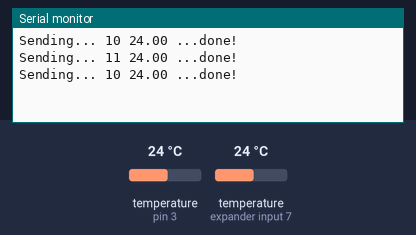
Simulated run of this sketch. Board: Arduino Uno, built with avr-gcc and run on an emulated ATmega328P. On the bench: the last lines printed to the serial monitor. Inputs (shaded band) come from the test bench; at power-on: temperature (sensors on pin 3, expander input 7) 24 °C. No radio packets arrive unless stated.

Above: at 11.3 s.
11.4 s: temperature (sensor on pin 3) set to 12 °C
At 16.9 s:
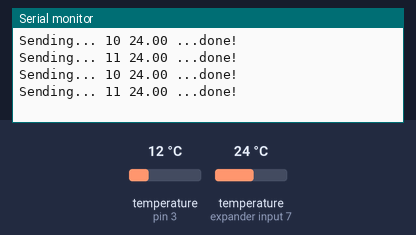
21.8 s: temperature (sensor on expander input 7) set to 12 °C
At 27.3 s:
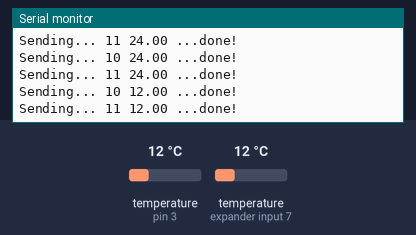
32.2 s: temperature (sensor on pin 3) set to 19 °C
At 37.6 s:
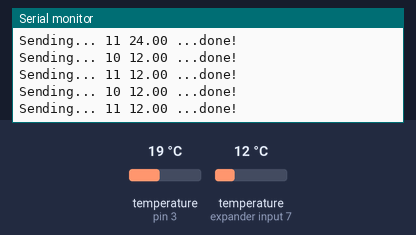
42.6 s: temperature (sensor on expander input 7) set to 19 °C
At 47.9 s:
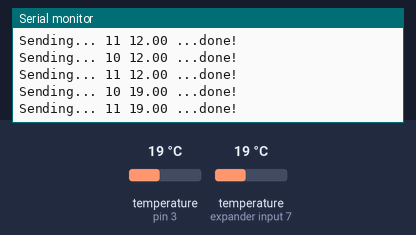
Timing chart, 0 to 49.4 s (numbered marks = the images above; inputs shaded):
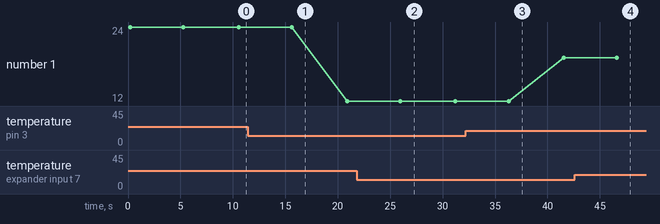

Measured:
- after the input at 21.8 s, the serial monitor: prints a new line after 4.2 s (image 2)
- after the input at 42.6 s, the serial monitor: prints a new line after 4.0 s (image 4)
- plotted number 1: 24 → 12 after the input at 11.4 s, 12 → 19 after the input at 32.2 s

The sketch:

TemperatureSender.ino
```cpp
#include <OneWire.h>
#include <DallasTemperature.h>
#include <VirtualWire.h>

// Data wire is plugged into pin 3 on the Arduino
#define ONE_WIRE_BUS 3

// Setup a oneWire instance to communicate with any OneWire devices
OneWire oneWire(ONE_WIRE_BUS);

// Pass our oneWire reference to Dallas Temperature.
DallasTemperature sensors(&oneWire);

DeviceAddress insideThermometer = { 0x10, 0x4A, 0xB4, 0x02, 0x01, 0x08, 0x00, 0xCB };
DeviceAddress outsideThermometer = { 0x10, 0xBA, 0xB5, 0x02, 0x01, 0x08, 0x00, 0x74 };

long measuringInterval = 5L * 1000;

void setup(void)
{
  Serial.begin(9600);

  sensors.begin();
  sensors.setResolution(insideThermometer, 10);
  sensors.setResolution(outsideThermometer, 10);

  vw_setup(2000);
  vw_set_tx_pin(8);
}

void sendTemperature(DeviceAddress deviceAddress, String sensorId)
{
  float tempC = sensors.getTempC(deviceAddress);
  if (tempC == -127.00 || tempC == 85.00) {
    Serial.print("Error getting temperature");
  }
  else {
    char tempS[6];
    dtostrf(tempC, 6, 2, tempS);
    char tempMessage[9];
    tempMessage[0] = sensorId[0];
    tempMessage[1] = sensorId[1];
    tempMessage[2] = tempS[0];
    tempMessage[3] = tempS[1];
    tempMessage[4] = tempS[2];
    tempMessage[5] = tempS[3];
    tempMessage[6] = tempS[4];
    tempMessage[7] = tempS[5];
    tempMessage[8] = NULL;

    digitalWrite(13, HIGH);
    Serial.print("Sending... ");
    Serial.print(tempMessage);
    vw_send((uint8_t *)tempMessage, strlen(tempMessage));
    vw_wait_tx(); // Wait until the whole message is gone
    digitalWrite(13, LOW);
    Serial.print(" ...done!");
    Serial.print("\n\r");
  }
}

void loop(void)
{
  sensors.requestTemperatures();

  sendTemperature(insideThermometer, "10");
  Serial.print("\n\r");

  delay(measuringInterval);

  sendTemperature(outsideThermometer, "11");
  Serial.print("\n\r\n\r");

  delay(measuringInterval);
}
```
